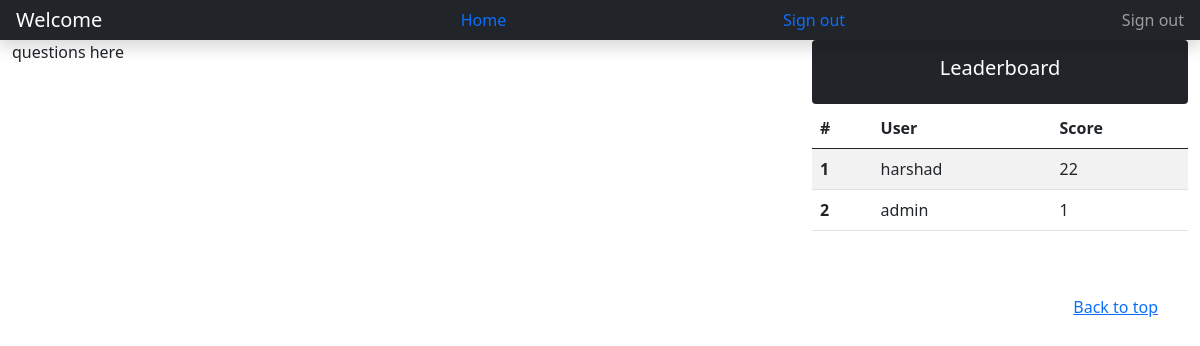
Page /home/quiz/ on the committed database.
### quiz/models.py (models this page shows, shortened)
class LeaderBoard(models.Model):
    user = models.ForeignKey(User, on_delete=models.CASCADE)
    best_score = models.IntegerField()

### quiz/views.py (the view)
# urls.py: path('', views.quizHome,name="quizHome"),
def quizHome(request):
    leaderboard = LeaderBoard.objects.all().order_by('-best_score')
    return render(request,'quiz_home.html',{'leaderboard':leaderboard})

### quiz/templates/quiz_home.html (shortened to what this page needs)
{% extends 'base.html' %}
{% block content %}
<div class = 'container-fluid' >
    <div class = 'row'>
        <div class = 'col-8'>
        <p>questions here<p>
        </div>
        <div class = 'col-4'>
        <div class="p-1 p-md-3 mb-1 text-white text-center rounded bg-dark">
            <div class="col-md-12 px-0">
                <h1 class="lead">Leaderboard</h1>
            </div>
        </div>
        <table class="table table-striped">
          <thead>
            <tr>
              <th scope="col">#</th>
              <th scope="col">User</th>
              <th scope="col">Score</th>
            </tr>
          </thead>
          <tbody>
          {% for record in leaderboard %}
          <tr>
              <th scope="row">{{ forloop.counter }}</th>
              <td>{{ record.user.username }}</td>
              <td>{{ record.best_score }}</td>
            </tr>
          {% endfor %}
        </tbody>
        </table>
        </div>
    </div>
</div>
{% endblock %}

### rows in the picture
LeaderBoard: user.username "harshad", best_score "22"
LeaderBoard: user.username "admin", best_score "1"
